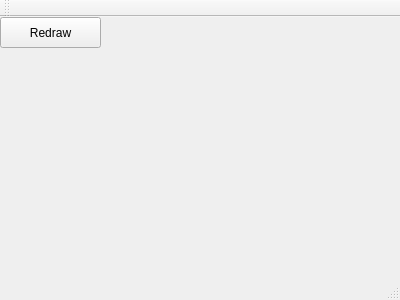
<?xml version="1.0" encoding="UTF-8"?>
<ui version="4.0">
 <class>MainWindow</class>
 <widget class="QMainWindow" name="MainWindow">
  <property name="geometry">
   <rect>
    <x>0</x>
    <y>0</y>
    <width>400</width>
    <height>300</height>
   </rect>
  </property>
  <property name="windowTitle">
   <string>MainWindow</string>
  </property>
  <widget class="QWidget" name="centralWidget">
   <widget class="QPushButton" name="renew_lines">
    <property name="geometry">
     <rect>
      <x>0</x>
      <y>0</y>
      <width>101</width>
      <height>31</height>
     </rect>
    </property>
    <property name="text">
     <string>Redraw</string>
    </property>
   </widget>
  </widget>
  <widget class="QMenuBar" name="menuBar">
   <property name="geometry">
    <rect>
     <x>0</x>
     <y>0</y>
     <width>400</width>
     <height>19</height>
    </rect>
   </property>
  </widget>
  <widget class="QToolBar" name="mainToolBar">
   <attribute name="toolBarArea">
    <enum>TopToolBarArea</enum>
   </attribute>
   <attribute name="toolBarBreak">
    <bool>false</bool>
   </attribute>
  </widget>
  <widget class="QStatusBar" name="statusBar"/>
 </widget>
 <layoutdefault spacing="6" margin="11"/>
 <resources/>
 <connections/>
</ui>
